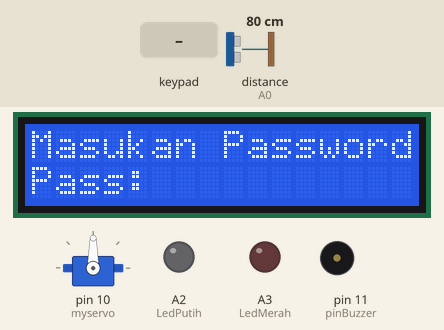
Bench run of a sketch on a simulated Arduino Uno, built with avr-gcc and run on an emulated ATmega328P. Shown: 16×2 character LCD, servo, output pins drawn as LEDs (lit = HIGH), buzzer (waves = sounding, pin HIGH). Wiring (inferred from the names in the program): ultrasonic range finder: trigger A1; echo A0. The inputs (shaded band) are chosen by the test bench; at power-on: distance to the obstacle (sensor on A0) 80 cm. The echo pulse lasts 58.3 µs per cm; pins used as bus, display or sensor lines are not drawn; what the sketch prints to the serial monitor is not drawn.

Above: at 6.3 s.
6.4 s: keypad keys 1 2 3 4 * pressed 0.4 s apart
At 8.7 s:
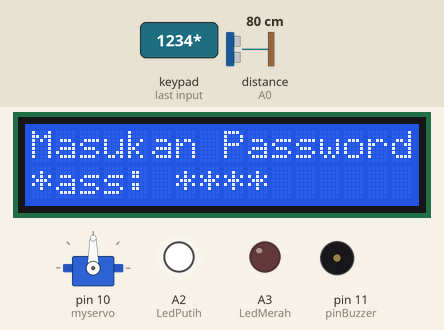
At 9.8 s:
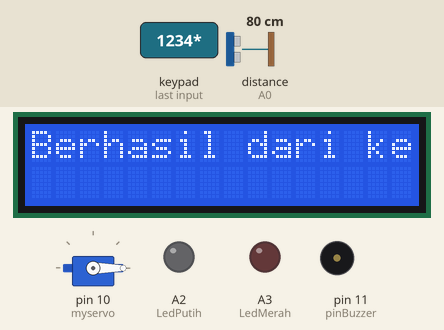
9.9 s: key '*' pressed
12.9 s: distance to the obstacle (sensor on A0) set to 7 cm
At 15.6 s:
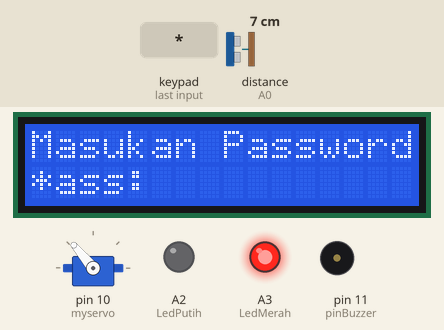
15.9 s: distance to the obstacle (sensor on A0) set to 4 cm
20.5 s: distance to the obstacle (sensor on A0) set to 18 cm
23.5 s: distance to the obstacle (sensor on A0) set to 2 cm
At 26.4 s:
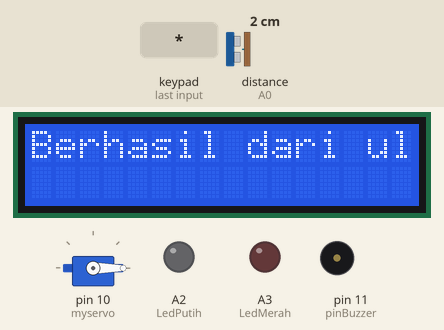
Timing chart, 0 to 31.7 s (numbered marks = the images above; inputs shaded):
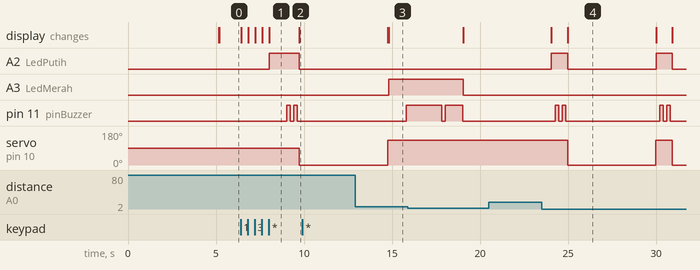

Measured:
- after the input at 6.4 s, A2 (LedPutih): LOW → HIGH after 1.6 s, → LOW 1.7 s later; pin 11 (pinBuzzer): alternates HIGH for 0.20 s and LOW for 0.20 s, starting after 2.6 s; servo on pin 10 (myservo): 90° → 0° after 3.3 s; the display: first changes at once (image 1 shows a later state)
- after the input at 9.9 s, every drawn part: stays the same
- after the input at 20.5 s, every drawn part: stays the same
- after the input at 23.5 s, A2 (LedPutih): alternates HIGH for 0.93 s and LOW for 5.0 s, starting after 0.56 s; pin 11 (pinBuzzer): LOW → HIGH after 0.76 s, → LOW 0.20 s later, → HIGH 0.20 s later, → LOW 0.20 s later, … (8 changes in this stretch)
- what the display in image 1 shows lasts 1.7 s, from 8.0 s to 9.7 s

The sketch:

program.ino
```cpp
#include <LiquidCrystal_I2C.h>
#include <Keypad.h>
#include <Password.h>
#include <Servo.h>
#include <Buzzer.h>


#define echoPin A0 // attach pin D2 Arduino to pin Echo of HC-SR04
#define trigPin A1 //attach pin D3 Arduino to pin Trig of HC-SR04
byte currentLength = 0;
Password password = Password("1234");//Password bisa di ubah ubah
LiquidCrystal_I2C lcd(0x27,16,2);
Servo myservo;
const int pinBuzzer = 11;
int LedMerah = A3;
int LedPutih = A2;
const byte ROWS= 4; //baris pada keypad
const byte COLS= 4; //Kolom pada keypad
long duration; // variable for the duration of sound wave travel
int distance; // variable for the distance measurement


/*keymap mendefinisikan tombol ditekan sesuai
dengan baris dan kolom seperti muncul pada keypad*/
char keys[ROWS][COLS] =
{
{'1', '2', '3', 'A'},
{'4', '5', '6', 'B'},
{'7', '8', '9', 'C'},
{'*', '0', '#', 'D'}
};


byte rowPins[ROWS]= {9,8,7,6};
byte colPins[COLS]= {5,4,3,2};


Keypad keypad = Keypad( makeKeymap(keys), rowPins, colPins, ROWS, COLS );

void setup()
{
  pinMode(pinBuzzer, OUTPUT);
  pinMode(LedMerah, OUTPUT);
  pinMode(LedPutih, OUTPUT);
  pinMode(trigPin, OUTPUT); // Sets the trigPin as an OUTPUT
  pinMode(echoPin, INPUT); // Sets the echoPin as an INPUT

  Serial.begin(9600);
  Serial.println("Ultrasonic Sensor HC-SR04 Test"); // print some text in Serial Monitor
  Serial.println("with Arduino UNO R3");
  //sumber diambil pada examples di library password.
  keypad.addEventListener(keypadEvent);
  lcd.init();
  lcd.setBacklight(HIGH);
  lcd.begin(16, 2);
  lcd.setCursor(0, 0);
  lcd.print("Doorlock System");
  lcd.setCursor(0, 1);
  lcd.print("BY:IKHSAN");
  delay(5000);
  lcd.clear();
  myservo.attach(10);
}

// Jika tombol ditekan, tombol ini disimpan dalam 'keypressed' variabel
// Jika kunci tidak sama dengan 'NO_KEY', maka tombol ini dicetak
// Jika jumlah = 17, maka penghitungan reset kembali ke 0 (ini berarti tidak ada tombol yang ditekan selama proses pemindaian seluruh keypad
void loop()
{
  // Clears the trigPin condition
  digitalWrite(trigPin, LOW);
  delayMicroseconds(2);
  // Sets the trigPin HIGH (ACTIVE) for 10 microseconds
  digitalWrite(trigPin, HIGH);
  delayMicroseconds(10);
  digitalWrite(trigPin, LOW);
  // Reads the echoPin, returns the sound wave travel time in microseconds
  duration = pulseIn(echoPin, HIGH);
  // Calculating the distance
  distance = duration * 0.034 / 2; // Speed of sound wave divided by 2 (go and back)
  // Displays the distance on the Serial Monitor
  Serial.print("Distance: ");
  Serial.print(distance);
  Serial.println(" cm");
  lcd.setCursor(0, 0);
  lcd.print("Masukan Password");
  lcd.setCursor(0,1);
  lcd.print("Pass: ");
  keypad.getKey();
  if(distance < 5){
    digitalWrite(LedPutih, HIGH);
    delay(200);
    digitalWrite(pinBuzzer, HIGH);
    delay(200);
    digitalWrite(pinBuzzer, LOW);
    delay(200);
    digitalWrite(pinBuzzer, HIGH);
    delay(200);
    digitalWrite(pinBuzzer, LOW);
    delay(100);
    myservo.write(0);
      lcd.clear();
      lcd.print("Berhasil dari ultrasonic");
      Serial.println("Berhasil Dari ultraman");
      digitalWrite(LedPutih, LOW);
      delay(5000);//Lama waktu relay
      myservo.write(130);
      password.reset();
    }
}


void checkPassword(){
   if(password.evaluate()){
    digitalWrite(LedPutih, HIGH);
    delay(1000);

    digitalWrite(pinBuzzer, HIGH);
    delay(200);
    digitalWrite(pinBuzzer, LOW);
    delay(200);
    digitalWrite(pinBuzzer, HIGH);
    delay(200);
    digitalWrite(pinBuzzer, LOW);
    delay(100);
      myservo.write(0);
      lcd.clear();
      lcd.print("Berhasil dari keypad");
      Serial.println("Berhasil Dari keypad");
      digitalWrite(LedPutih, LOW);
      delay(5000);//Lama waktu relay
      myservo.write(130);
      password.reset();

   }
   else {
    digitalWrite(LedMerah, HIGH);
    delay(1000);
    digitalWrite(pinBuzzer, HIGH);
    delay(2000);
    digitalWrite(pinBuzzer, LOW);
    delay(200);
    digitalWrite(pinBuzzer, HIGH);
    delay(1000);
    digitalWrite(pinBuzzer, LOW);
      lcd.clear();
      lcd.print("Salah coba lagi");
      Serial.println("Salah coba lagi");
      digitalWrite(LedMerah, LOW);
      delay(5000);//lama led on
      password.reset();
   }
}


void keypadEvent(KeypadEvent eKey){

  switch (keypad.getState()){
    case PRESSED:
  lcd.setCursor(0,1);
    lcd.print(eKey);
    Serial.println(eKey);
  switch (eKey){
    case '*': checkPassword();
    lcd.clear(); currentLength=0;break;
    case '#': password.reset();
    lcd.clear();currentLength=0; break;
    default:// password.append(eKey);
          password << eKey;
          currentLength++;

        //Print some feedback.
        lcd.setCursor(0,1);
        lcd.print("Pass: ");
        for (byte i=0; i<currentLength; i++){
            lcd.print('*');
        }

   }
  }
}

//IKHSAN DWI SETO
```
